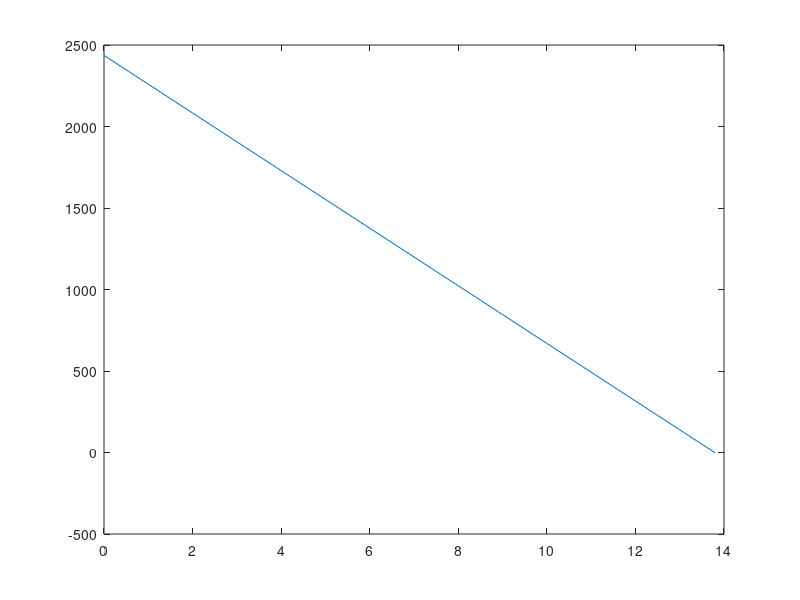

This chart was generated by the following MATLAB code:
clear all, close all, clc
mL = 650;
mW = 1200;
 
dt = 0.1;
a = 0.3;
t = 0;
i = 1;
v = 15/3.6;

while v > 0
    v = v-a*dt;
    P(i) = (1.1*mL+1.04*mW)*v*a;
    T(i) = t;
    t = t+dt;
    i = i+1;
end

plot(T, P)